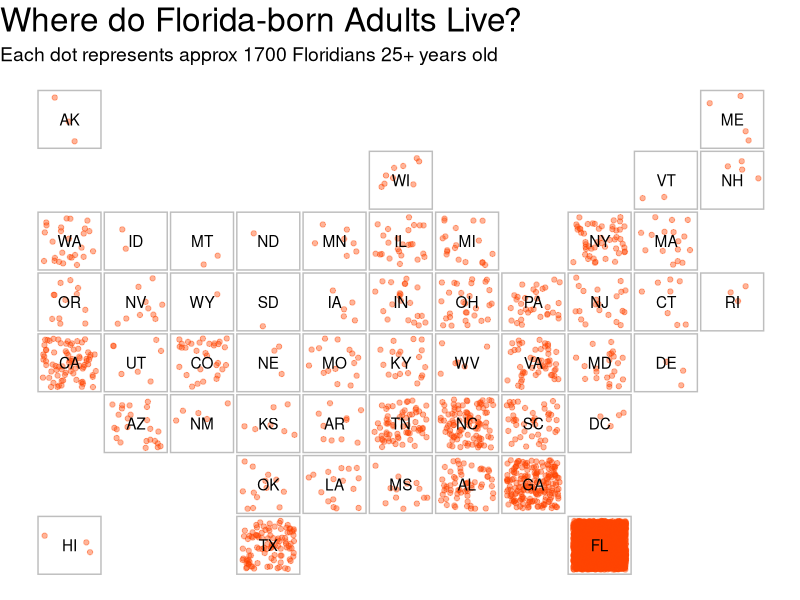

The R source for this figure:
#.....................................................
# Carl Schmertmann
# 17 Mar 2022
# 
# pick a state; plot the locations of its natives
# using dots placed randomly in state tiles
# 
# Input data comes from ipums.org online data analysis
# tool; details at the top of the .csv file
#.....................................................

library(tidyverse)

# read FL data and separate state names and fipscodes
FL = read.csv(file='FL-natives.csv', skip=11, header=TRUE,
              col.names = c('var','birthplace','fipscode','male','female','total'))

# read the tile map information
US_tiles = read_csv('US-state-tile-info.csv')

# join the two datasets and keep the important variables
map = FL %>% 
        left_join(US_tiles, by='fipscode') %>% 
        select(abb,name,fipscode,male,female,total,grid_x,grid_y)

# scale so that the state with the smallest
# population of FL natives gets a single dot

dotpop  = min(map$total)

dotpop_text = as.character( round(dotpop,-2 ))

# calculate an integer number of dots for each state of residence

map = map %>% 
       mutate(ndots = floor(total/dotpop))
  
# create a new dataframe with random dot positions
# for a state with lower left corner (x,y) the dots
# will be randomly positioned in [x+.1,x+.9] x [y+.1,y+.9]

dots = tibble()

for (i in 1:nrow(map)) {
  
  this_n = map$ndots[i]
  this_x = map$grid_x[i]
  this_y = map$grid_y[i]
  
  tmp = tibble(
          x = this_x + runif(this_n, min=.10, max=.90),
          y = this_y + runif(this_n, min=.10, max=.90),
  )
  
  dots = bind_rows( dots,
                    tmp)
}

h = .025  # vert and horiz spacing between tiles will be 2h

TILEMAP = 
  ggplot(data=map) +
  aes(x=grid_x, y=grid_y, label=abb) +
  geom_rect(aes(xmin=grid_x+h, xmax=grid_x + 1-h,
                ymin=grid_y+h, ymax=grid_y+1-h), color='grey', fill=NA) +
  geom_point(data=dots, aes(x=x,y=y), inherit.aes = FALSE,
             color='orangered', alpha=.40, size=1.5) +
  geom_text(nudge_x = .50, nudge_y = .50) +
  theme_void() +
  theme(title=element_text(size=20),
        plot.subtitle = element_text(size=14)) +
  labs(title='Where do Florida-born Adults Live?',
       subtitle = paste('Each dot represents approx', 
                        dotpop_text,'Floridians 25+ years old'))
  

# save the plot ----
ggsave(filename='FL-diaspora.png', width=11, height=8, dpi=300, bg='white')
